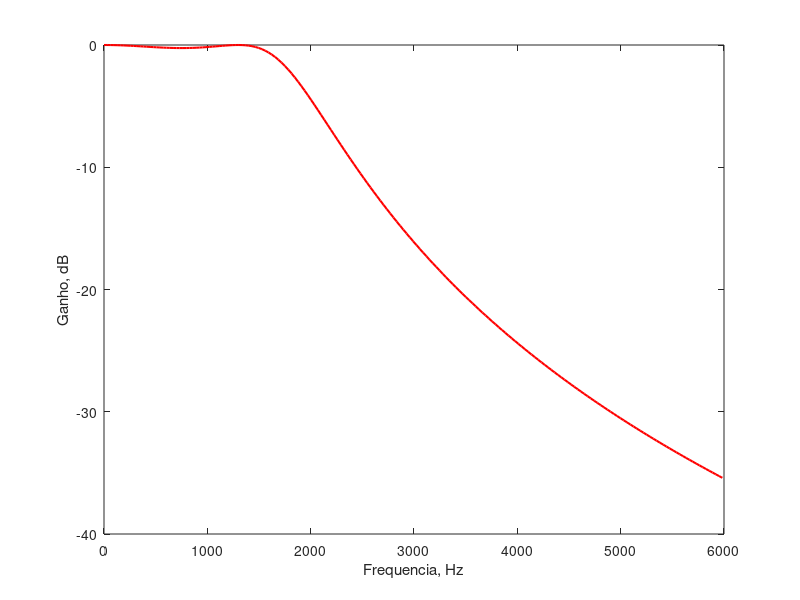

The MATLAB source for this figure:
Rp = 0.25;
fc = 1.5e3;
Rs = 25;
f = 6e3;
Wp = 2*pi*fc;
Ws = 2*pi*f;
 
[N,Wn] = cheb1ord(Wp, Ws, Rp, Rs, 's')
 
[num, den] = cheby1(N, Rp, Wp, 's');
omega = [0: 200: 12000*pi]; 
h = freqs(num,den,omega); 
plot (omega/(2*pi), 20*log10(abs(h)),'r','linewidth',1.5); 
xlabel('Frequencia, Hz'); 
ylabel('Ganho, dB'); 
